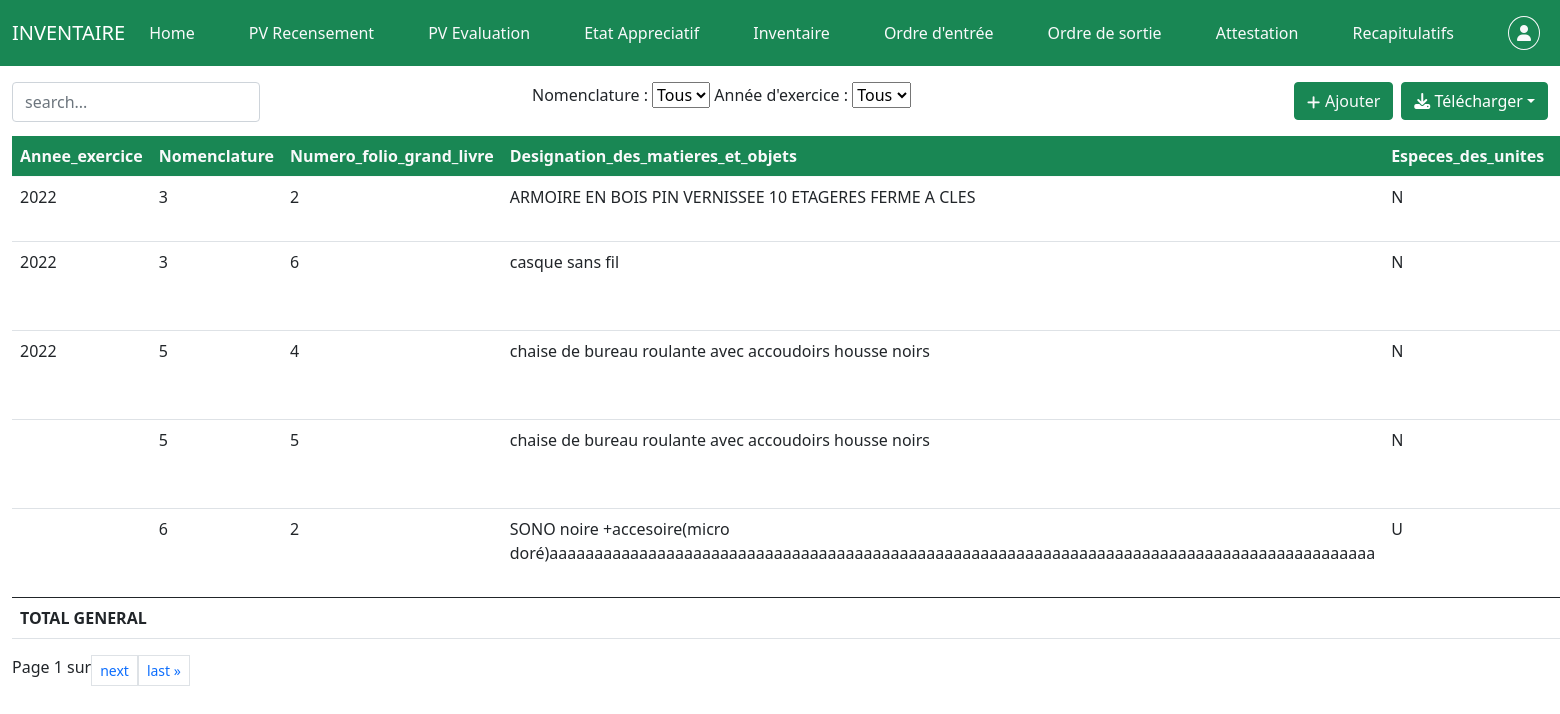
The app's page /inventaire/1 (signed in) with its own data.
### patrimoine/models.py (models this page shows, shortened)
class Inventaire(models.Model):
    Budget = models.CharField(max_length=50, blank=True, null=True)
    imputation_administrative = models.CharField(max_length=50, blank=True, null=True)
    Designation_du_chapitre = models.CharField(max_length=100, blank=True, null=True)
    libelle_article = models.CharField(max_length=100, blank=True, null=True)
    Nom_et_qualite_du_recenseur = models.CharField(max_length=100, blank=True, null=True)
    Nom_et_qualite_du_depositaire_comptable = models.CharField(max_length=250, blank=True, null=True)
    Service = models.ForeignKey(Service, on_delete=models.CASCADE)
    label_nom = models.CharField(max_length=110, blank=True, null=True)
    labell_nom = models.CharField(max_length=110, blank=True, null=True)
    Annee_exercice = models.CharField(max_length=10)
    Nomenclature = models.IntegerField()
    Numero_folio_grand_livre = models.IntegerField()
    Designation_des_matieres_et_objets= models.CharField(max_length=255, null=False, blank=False)
    Especes_des_unites = models.CharField(max_length=10)
    Prix_de_l_unite = models.FloatField(default=0.00)
    Quantite_existant_1er_janvier = models.IntegerField(default=0)
    Quantite_entree_pendant_l_annee = models.IntegerField(default=0)
    Quantite_sortie_pendant_l_annee = models.IntegerField(default=0)
    Quantite_reste_31_decembre = models.IntegerField(default=0)
    Decompte = models.FloatField(default=0.00)
    Observation = models.CharField(max_length=250)

### patrimoine/views.py (the view)
# urls.py: path('inventaire/<int:service_id>', Inventaire_table, name="inventaire"),
@login_required
def Inventaire_table(request, service_id):
    service = get_object_or_404(Service, id=service_id)
    inventaires = Inventaire.objects.filter(Service=service)
    selected_nomenclature = request.GET.get('nomenclature')
    selected_annee_exercice = request.GET.get('annee_exercice')
    if selected_nomenclature:
        inventaires = inventaires.filter(Nomenclature=selected_nomenclature)
    if selected_annee_exercice:
        inventaires = inventaires.filter(Annee_exercice=selected_annee_exercice)
    paginator = Paginator(inventaires, 2)
    page_number = request.GET.get('page')
    page_obj = paginator.get_page(page_number)
    recap = inventaires.values('Nomenclature').annotate(
        decompte=Sum('Decompte'),
    ).order_by('Nomenclature')
    Total_general = {
        'total_decompte': recap.aggregate(Sum('decompte'))['decompte__sum'] or 0,
    }
    context = {
        "inventaires": inventaires,
        "recap": recap,
        "Total_general": Total_general,
        "selected_nomenclature": selected_nomenclature,
        "selected_annee_exercice": selected_annee_exercice,
        "service": service,
        "page_obj": page_obj,
    }
    return render(request, "patrimoine/inventaire.html", context)

### patrimoine/templates/patrimoine/inventaire.html (shortened to what this page needs)
{% load static %}
<!DOCTYPE html>
<html lang="en">
<head>
  <link rel="stylesheet" href="{% static 'patrimoine/css/all.min.css' %}">
  <link rel="stylesheet" href="{% static 'patrimoine/css/bootstrap.min.css' %}">
</head>
<body class="d-flex flex-column min-vh-100">
    <nav class="navbar navbar-expand-lg navbar-dark bg-success">
        <div class="container-fluid">
            <a class="navbar-brand" href="#">
                INVENTAIRE
            </a>
            <div class="collapse navbar-collapse" id="navbar1">
                <ul class="navbar-nav me-auto">
                    <li class="nav-item">
                      <a class="nav-link text-light" href="{% url 'afficher_regions' %}">Home</a>
                    </li>
                </ul>
                <ul class="navbar-nav me-auto">
                    <li class="nav-item">
                      <a class="nav-link text-light" href="{% url 'pv_recensement' service.id %}">PV Recensement</a>
                    </li>
                </ul>
                <ul class="navbar-nav me-auto">
                    <li class="nav-item">
                      <a class="nav-link text-light" href="{% url 'pv_evaluation' service.id %}">PV Evaluation</a>
                    </li>
                </ul>
                <ul class="navbar-nav me-auto">
                    <li class="nav-item">
                      <a class="nav-link text-light" href="{% url 'etat_appreciatif' service.id %}">Etat Appreciatif</a>
                    </li>
                </ul>
                <ul class="navbar-nav me-auto">
                    <li class="nav-item">
                      <a class="nav-link text-light" href="{% url 'inventaire' service.id %}">Inventaire</a>
                    </li>
                </ul>
                <ul class="navbar-nav me-auto">
                    <li class="nav-item">
                      <a class="nav-link text-light" href="{% url 'ordre_entree' service.id %}">Ordre d'entrée</a>
                    </li>
                </ul>
                <ul class="navbar-nav me-auto">
                    <li class="nav-item">
                      <a class="nav-link text-light" href="{% url 'ordre_sortie' service.id %}">Ordre de sortie</a>
                    </li>
                </ul>
                <ul class="navbar-nav me-auto">
                    <li class="nav-item">
                      <a class="nav-link text-light" href="{% url 'attestation' service.id %}">Attestation</a>
                    </li>
                </ul>
                <ul class="navbar-nav me-auto">
                    <li class="nav-item">
                      <a class="nav-link text-light" href="{% url 'recapitulatif_inventaire' service.id %}">Recapitulatifs</a>
                    </li>
                </ul>
                {% if user.is_authenticated %}
                <ul class="navbar-nav">
                    <li class="nav-item">
                      <a class="nav-link text-light" href="{% url 'logout' %}" data-bs-toggle="popover" data-bs-trigger="hover" data-bs-content="Se deconnecter"><i class="fas fa-user p-2" style="padding: 2px; border:1px solid; border-radius: 50%;"></i></a>
                    </li>
                </ul>
                {% endif %}
            </div>
        </div>
    </nav>
<div class="container-fluid mt-3">
    <div class="bar row d-flex flex-row">
        <div class="filter col d-flex flex-row" style="height: 5vh;">
            <input type="text" class="form-control" style="width: 50%; height: 5vh; margin-right: 5px;" id="Search" placeholder="search..." name="search">
        </div>
        <div class="col d-flex flex-row">
          <form method="get" action="" id="global-filters-form">
            <label for="nomenclature">Nomenclature :</label>
            <select name="nomenclature" id="nomenclature" onchange="document.getElementById('global-filters-form').submit();">
                <option value="">Tous</option>
            </select>
            <label for="annee_exercice">Année d'exercice :</label>
            <select name="annee_exercice" id="annee_exercice" onchange="document.getElementById('global-filters-form').submit();">
                <option value="">Tous</option>
            </select>
        </form>
        </div>
        <div class=" col bouton me-auto d-flex justify-content-end align-items-right">
            <a class="btn btn-success text-light mb-3 me-2" href="{% url 'ajout_inventaire' service.id %}">Ajouter</a>
            <form method="get" action="{% url 'export_inventaire' service.id %}">
              <div class="dropdown">
                  <button class="btn btn-success dropdown-toggle" data-bs-toggle="dropdown"><i class="fas fa-download"></i> Télécharger</button>
              </div>
          </form>
        </div>
    </div>
    <table class="table table-hover table-reponsive">
      <thead>
        <tr class="bg-success text-light">
          <th>Annee_exercice</th>
          <th>Nomenclature</th>
          <th>Numero_folio_grand_livre</th>
          <th>Designation_des_matieres_et_objets</th>
          <th>Especes_des_unites</th>
          <th>Prix_unites</th>
        </tr>
      </thead>
    <tbody id="tbody">
            {% for inventaire in inventaires %}
                <tr id="liste" class="table-bordered">
                    <td> {{ inventaire.Annee_exercice }} </td>
                    <td>{{ inventaire.Nomenclature }}</td>
                    <td>{{ inventaire.Numero_folio_grand_livre }}</td>
                    <td>{{ inventaire.Designation_des_matieres_et_objets }}</td>
                    <td>{{ inventaire.Especes_des_unites }}</td>
                    <td>{{ inventaire.Prix_de_l_unite }}</td>
                </tr>
            {% endfor %}
    </tbody>
    <tfoot>
        <tr>
            <th colspan="10">TOTAL GENERAL</th>
        </tr>
    </tfoot>
    </table>
        <div class="pagination pagination-sm">
                    <span class="current">
                        Page {{ page_obj.number }} sur {{ page_object.paginator.num_pages }}
                    </span>
                    {% if page_obj.has_next %}
                        <a class="page-link" href="?page={{ page_object.next_page_number }}">next</a>
                        <a class="page-link" href="?page={{ page_object.paginator.num_pages }}">last &raquo;</a>
                    {% endif%}
        </div>
</body>

### records on screen
Inventaire: Annee_exercice "2022", Nomenclature "3", Numero_folio_grand_livre "2", Designation_des_matieres_et_objets "ARMOIRE EN BOIS PIN VERNISSEE 10 ETAGERES FERME A CLES", Especes_des_unites "N"
Inventaire: Annee_exercice "2022", Nomenclature "3", Numero_folio_grand_livre "6", Designation_des_matieres_et_objets "casque sans fil", Especes_des_unites "N"
Inventaire: Annee_exercice "2022", Nomenclature "5", Numero_folio_grand_livre "4", Designation_des_matieres_et_objets "chaise de bureau roulante avec accoudoirs housse noirs", Especes_des_unites "N"
Inventaire: Nomenclature "5", Numero_folio_grand_livre "5", Designation_des_matieres_et_objets "chaise de bureau roulante avec accoudoirs housse noirs", Especes_des_unites "N"
Inventaire: Nomenclature "6", Numero_folio_grand_livre "2", Designation_des_matieres_et_objets "SONO noire +accesoire(micro doré)aaaaaaaaaaaaaaaaaaaaaaaaaaaaaaaaaaaaaaaaaaaaaaaaaaaaaaaaaaaaaaaaaaaaaaaaaaaaaaaaaaaaaaaaaaaa", Especes_des_unites "U"

### other values on screen
{{ page_obj.number }} "1"
